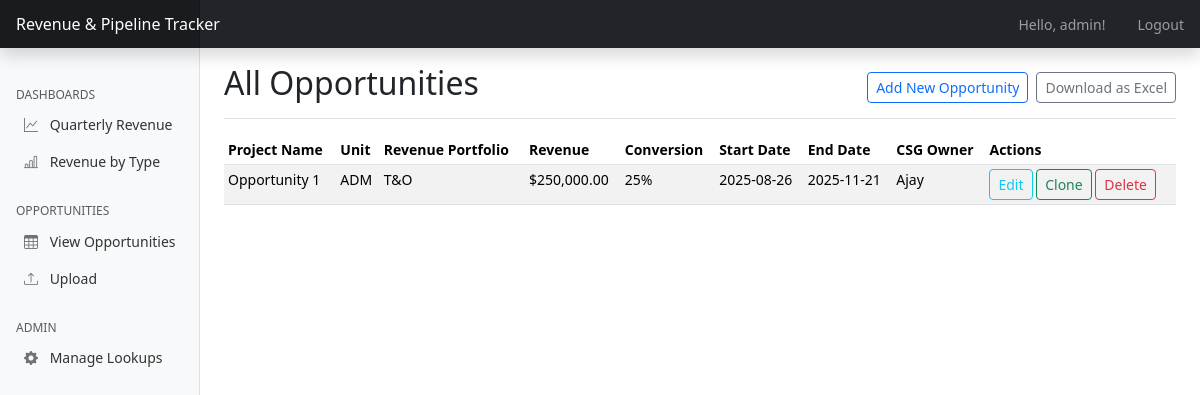
Page /opportunities (signed in) on the committed database.
### app.py (models this page shows, shortened)
class User(UserMixin, db.Model):
    id = db.Column(db.Integer, primary_key=True)
    username = db.Column(db.String(80), unique=True, nullable=False)
    password_hash = db.Column(db.String(120), nullable=False)
    can_upload = db.Column(db.Boolean, default=False) # New field for upload permission
    is_admin = db.Column(db.Boolean, default=False) # New field for admin permission

class Opportunity(db.Model):
    id = db.Column(db.Integer, primary_key=True)
    project_name = db.Column(db.String(200), nullable=False)
    revenue_portfolio_id = db.Column(db.Integer, db.ForeignKey('revenue_portfolio.id'), nullable=False)
    unit_id = db.Column(db.Integer, db.ForeignKey('unit.id'), nullable=False)
    csg_owner_id = db.Column(db.Integer, db.ForeignKey('csg_owner.id'), nullable=False)
    delivery_owner_id = db.Column(db.Integer, db.ForeignKey('delivery_owner.id'), nullable=False)
    originating_revenue_type_id = db.Column(db.Integer, db.ForeignKey('originating_revenue_type.id'), nullable=False)
    revenue_type_id = db.Column(db.Integer, db.ForeignKey('revenue_type.id'), nullable=False)
    conversion = db.Column(db.Integer, nullable=False) # Percentage
    ritm = db.Column(db.String(100))
    sow_number = db.Column(db.String(100))
    start_date = db.Column(db.Date)
    end_date = db.Column(db.Date)
    revenue = db.Column(db.Float, nullable=False)
    client_director = db.Column(db.String(100))
    revenue_portfolio = db.relationship('RevenuePortfolio', backref=db.backref('opportunities', lazy=True))
    unit = db.relationship('Unit', backref=db.backref('opportunities', lazy=True))
    csg_owner = db.relationship('CSGOwner', backref=db.backref('opportunities', lazy=True))
    delivery_owner = db.relationship('DeliveryOwner', backref=db.backref('opportunities', lazy=True))
    originating_revenue_type = db.relationship('OriginatingRevenueType', backref=db.backref('opportunities', lazy=True))
    revenue_type = db.relationship('RevenueType', backref=db.backref('opportunities', lazy=True))

class Unit(db.Model):
    id = db.Column(db.Integer, primary_key=True)
    name = db.Column(db.String(100), unique=True, nullable=False)

class RevenuePortfolio(db.Model):
    id = db.Column(db.Integer, primary_key=True)
    name = db.Column(db.String(100), unique=True, nullable=False)

class CSGOwner(db.Model):
    id = db.Column(db.Integer, primary_key=True)
    name = db.Column(db.String(100), unique=True, nullable=False)

### app.py (the view)
@app.route('/opportunities')
@login_required
def opportunities():
    opportunities = Opportunity.query.order_by(Opportunity.start_date.desc()).all()
    return render_template('index.html', opportunities=opportunities)

### app.py (called while the page is built)
@login_manager.user_loader
def load_user(user_id):
    return User.query.get(int(user_id))

@app.context_processor
def inject_lookup_data():
    return {
        'all_revenue_portfolios': RevenuePortfolio.query.order_by(RevenuePortfolio.name).all(),
        'all_units': Unit.query.order_by(Unit.name).all(),
        'all_csg_owners': CSGOwner.query.order_by(CSGOwner.name).all(),
        'all_delivery_owners': DeliveryOwner.query.order_by(DeliveryOwner.name).all(),
        'all_originating_revenue_types': OriginatingRevenueType.query.order_by(OriginatingRevenueType.name).all(),
        'all_revenue_types': RevenueType.query.order_by(RevenueType.name).all(),
        'current_user': current_user # Make current_user available in all templates
    }

### templates/index.html (shortened to what this page needs)
{% extends 'base.html' %}
{% block content %}
<div class="d-flex justify-content-between flex-wrap flex-md-nowrap align-items-center pt-3 pb-2 mb-3 border-bottom">
    <h1 class="h2">All Opportunities</h1>
    <div class="btn-toolbar mb-2 mb-md-0">
        {% if current_user.is_authenticated %}
            <a href="{{ url_for('add_opportunity') }}" class="btn btn-sm btn-outline-primary me-2">Add New Opportunity</a>
            <a href="{{ url_for('download_spreadsheet') }}" class="btn btn-sm btn-outline-secondary">Download as Excel</a>
        {% endif %}
    </div>
</div>
<div class="table-responsive">
    <table class="table table-striped table-sm">
        <thead>
            <tr>
                <th>Project Name</th>
                <th>Unit</th>
                <th>Revenue Portfolio</th>
                <th>Revenue</th>
                <th>Conversion</th>
                <th>Start Date</th>
                <th>End Date</th>
                <th>CSG Owner</th>
                <th>Actions</th>
            </tr>
        </thead>
        <tbody>
            {% for opp in opportunities %}
            <tr>
                <td>{{ opp.project_name }}</td>
                <td>{{ opp.unit.name }}</td>
                <td>{{ opp.revenue_portfolio.name }}</td>
                <td>${{ "{:,.2f}".format(opp.revenue) }}</td>
                <td>{{ opp.conversion }}%</td>
                <td>{{ opp.start_date.strftime('%Y-%m-%d') if opp.start_date else 'N/A' }}</td>
                <td>{{ opp.end_date.strftime('%Y-%m-%d') if opp.end_date else 'N/A' }}</td>
                <td>{{ opp.csg_owner.name }}</td>
                <td>
                    {% if current_user.is_authenticated %}
                        <a href="{{ url_for('edit_opportunity', id=opp.id) }}" class="btn btn-sm btn-outline-info">Edit</a>
                        <form action="{{ url_for('clone_opportunity', id=opp.id) }}" method="POST" class="d-inline">
                            <button type="submit" class="btn btn-sm btn-outline-success">Clone</button>
                        </form>
                        <form action="{{ url_for('delete_opportunity', id=opp.id) }}" method="POST" class="d-inline" onsubmit="return confirm('Are you sure you want to delete this opportunity?');">
                            <button type="submit" class="btn btn-sm btn-outline-danger">Delete</button>
                        </form>
                    {% endif %}
                </td>
            </tr>
            {% else %}
            <tr>
                <td colspan="9" class="text-center">No opportunities found. Add one to get started!</td>
            </tr>
            {% endfor %}
        </tbody>
    </table>
</div>
{% endblock %}

### templates/base.html (shortened to what this page needs)
<!doctype html>
<html lang="en">
  <head>
    <link href="https://cdn.jsdelivr.net/npm/bootstrap@5.3.3/dist/css/bootstrap.min.css" rel="stylesheet">
    <link rel="stylesheet" href="https://cdn.jsdelivr.net/npm/bootstrap-icons@1.10.3/font/bootstrap-icons.css">
  </head>
  <body>
    <header class="navbar navbar-dark sticky-top bg-dark flex-md-nowrap p-0 shadow">
      <a class="navbar-brand col-md-3 col-lg-2 me-0 px-3 fs-6" href="{{ url_for('dashboard') }}">Revenue & Pipeline Tracker</a>
      <ul class="navbar-nav flex-row ms-auto">
        {% if current_user.is_authenticated %}
            <li class="nav-item text-nowrap">
                <span class="nav-link px-3">Hello, {{ current_user.username }}!</span>
            </li>
            <li class="nav-item text-nowrap">
                <a class="nav-link px-3" href="{{ url_for('logout') }}">Logout</a>
            </li>
        {% endif %}
      </ul>
    </header>
    <div class="container-fluid">
      <div class="row">
        {% if current_user.is_authenticated %}
        <nav id="sidebarMenu" class="col-md-3 col-lg-2 d-md-block bg-light sidebar collapse">
          <div class="position-sticky pt-3 sidebar-sticky">
            <h6 class="sidebar-heading d-flex justify-content-between align-items-center px-3 mt-4 mb-1 text-muted text-uppercase">
              <span>Dashboards</span>
            </h6>
            <ul class="nav flex-column ms-2">
                <li class="nav-item">
                    <a class="nav-link" href="{{ url_for('dashboard') }}#revenueByUnitChartCard">
                        <i class="bi bi-graph-up"></i>
                        Quarterly Revenue
                    </a>
                </li>
                <li class="nav-item">
                    <a class="nav-link" href="{{ url_for('dashboard') }}#revenueByOriginatingTypeChartCard">
                        <i class="bi bi-bar-chart-line"></i>
                        Revenue by Type
                    </a>
                </li>
            </ul>
            <h6 class="sidebar-heading d-flex justify-content-between align-items-center px-3 mt-4 mb-1 text-muted text-uppercase">
              <span>Opportunities</span>
            </h6>
            <ul class="nav flex-column ms-2">
                <li class="nav-item">
                    <a class="nav-link" href="{{ url_for('opportunities') }}">
                        <i class="bi bi-table"></i>
                        View Opportunities
                    </a>
                </li>
                <li class="nav-item">
                    <a class="nav-link" href="{{ url_for('upload_spreadsheet') }}">
                        <i class="bi bi-upload"></i>
                        Upload
                    </a>
                </li>
            </ul>
            {% if current_user.is_admin %}
            <h6 class="sidebar-heading d-flex justify-content-between align-items-center px-3 mt-4 mb-1 text-muted text-uppercase">
              <span>Admin</span>
            </h6>
            <ul class="nav flex-column ms-2">
                <li class="nav-item">
                    <a class="nav-link" href="{{ url_for('admin_index') }}">
                        <i class="bi bi-gear-fill"></i> Manage Lookups
                    </a>
                </li>
            </ul>
            {% endif %}
          </div>
        </nav>
        {% endif %}
        <main class="{% if current_user.is_authenticated %}col-md-9 ms-sm-auto col-lg-10 px-md-4{% else %}col-12{% endif %}">
            {% block content %}{% endblock %}
        </main>
      </div>
    </div>
  </body>
</html>

### templates/base.html (style rules this page uses)
body { font-size: .875rem; }
.sidebar { position: fixed; top: 0; bottom: 0; left: 0; z-index: 100; padding: 48px 0 0; box-shadow: inset -1px 0 0 rgba(0, 0, 0, .1); }
.sidebar-sticky { position: relative; top: 0; height: calc(100vh - 48px); padding-top: .5rem; overflow-x: hidden; overflow-y: auto; }
.sidebar .nav-link { font-weight: 500; color: #333; }
.sidebar .nav-link .bi { margin-right: 8px; color: #727272; }
.sidebar-heading { font-size: .75rem; }
.navbar-brand { padding-top: .75rem; padding-bottom: .75rem; background-color: rgba(0, 0, 0, .25); box-shadow: inset -1px 0 0 rgba(0, 0, 0, .25); }

### rows in the picture
User: username "admin"
Opportunity: project_name "Opportunity 1", unit.name "ADM", revenue_portfolio.name "T&O", revenue "250,000.00", conversion "25", start_date "2025-08-26", end_date "2025-11-21", csg_owner.name "Ajay"
